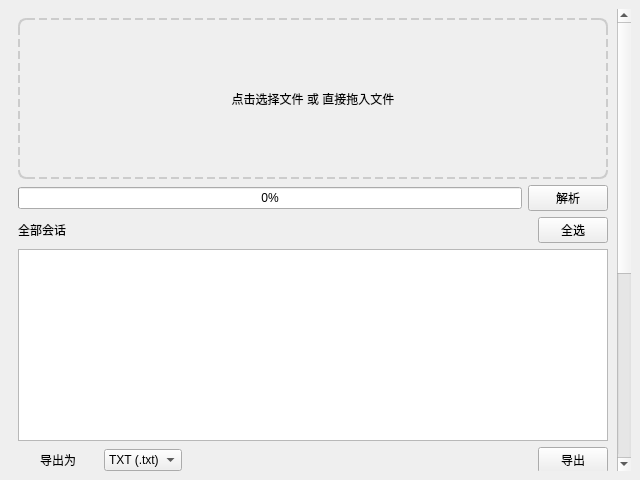
<?xml version="1.0" encoding="UTF-8"?>
<ui version="4.0">
 <class>MainWindow</class>
 <widget class="QMainWindow" name="MainWindow">
  <property name="geometry">
   <rect>
    <x>0</x>
    <y>0</y>
    <width>640</width>
    <height>480</height>
   </rect>
  </property>
  <property name="windowTitle">
   <string>DeepSeek对话解析器</string>
  </property>
  <widget class="QWidget" name="centralwidget">
   <layout class="QHBoxLayout" name="horizontalLayout_3" stretch="0">
    <property name="spacing">
     <number>0</number>
    </property>
    <property name="sizeConstraint">
     <enum>QLayout::SizeConstraint::SetDefaultConstraint</enum>
    </property>
    <item>
     <widget class="QScrollArea" name="scrollArea">
      <property name="frameShape">
       <enum>QFrame::Shape::NoFrame</enum>
      </property>
      <property name="widgetResizable">
       <bool>true</bool>
      </property>
      <widget class="QWidget" name="scrollAreaWidgetContents">
       <property name="geometry">
        <rect>
         <x>0</x>
         <y>-300</y>
         <width>610</width>
         <height>800</height>
        </rect>
       </property>
       <property name="minimumSize">
        <size>
         <width>0</width>
         <height>800</height>
        </size>
       </property>
       <layout class="QVBoxLayout" name="verticalLayout_3" stretch="2,0,0,4">
        <item>
         <widget class="AddFileBox" name="FileBox">
          <property name="styleSheet">
           <string notr="true">QGroupBox{
border : 2px dashed #cccccc;
border-radius: 8px;
}</string>
          </property>
          <property name="title">
           <string/>
          </property>
          <layout class="QHBoxLayout" name="horizontalLayout_4">
           <item>
            <widget class="QLabel" name="FilelistLabel">
             <property name="text">
              <string>点击选择文件 或 直接拖入文件</string>
             </property>
             <property name="alignment">
              <set>Qt::AlignmentFlag::AlignCenter</set>
             </property>
            </widget>
           </item>
          </layout>
         </widget>
        </item>
        <item>
         <layout class="QHBoxLayout" name="horizontalLayout_2">
          <item>
           <widget class="QProgressBar" name="parsing_progress">
            <property name="value">
             <number>0</number>
            </property>
           </widget>
          </item>
          <item alignment="Qt::AlignmentFlag::AlignRight|Qt::AlignmentFlag::AlignVCenter">
           <widget class="QPushButton" name="parse">
            <property name="text">
             <string>解析</string>
            </property>
           </widget>
          </item>
         </layout>
        </item>
        <item>
         <widget class="QFrame" name="session_section">
          <property name="frameShape">
           <enum>QFrame::Shape::NoFrame</enum>
          </property>
          <property name="frameShadow">
           <enum>QFrame::Shadow::Raised</enum>
          </property>
          <layout class="QVBoxLayout" name="verticalLayout_5">
           <property name="spacing">
            <number>6</number>
           </property>
           <property name="leftMargin">
            <number>0</number>
           </property>
           <property name="topMargin">
            <number>0</number>
           </property>
           <property name="rightMargin">
            <number>0</number>
           </property>
           <property name="bottomMargin">
            <number>0</number>
           </property>
           <item>
            <layout class="QHBoxLayout" name="FuncBar" stretch="0,0,0">
             <item>
              <widget class="QLabel" name="label">
               <property name="text">
                <string>全部会话</string>
               </property>
               <property name="alignment">
                <set>Qt::AlignmentFlag::AlignRight|Qt::AlignmentFlag::AlignTrailing|Qt::AlignmentFlag::AlignVCenter</set>
               </property>
               <property name="margin">
                <number>1</number>
               </property>
               <property name="indent">
                <number>50</number>
               </property>
              </widget>
             </item>
             <item>
              <spacer name="horizontalSpacer">
               <property name="orientation">
                <enum>Qt::Orientation::Horizontal</enum>
               </property>
               <property name="sizeHint" stdset="0">
                <size>
                 <width>40</width>
                 <height>20</height>
                </size>
               </property>
              </spacer>
             </item>
             <item>
              <widget class="QPushButton" name="s_allcheck">
               <property name="sizePolicy">
                <sizepolicy hsizetype="Fixed" vsizetype="Fixed">
                 <horstretch>0</horstretch>
                 <verstretch>0</verstretch>
                </sizepolicy>
               </property>
               <property name="maximumSize">
                <size>
                 <width>70</width>
                 <height>16777215</height>
                </size>
               </property>
               <property name="text">
                <string>全选</string>
               </property>
              </widget>
             </item>
            </layout>
           </item>
           <item>
            <widget class="QListWidget" name="session_list">
             <property name="styleSheet">
              <string notr="true"/>
             </property>
            </widget>
           </item>
           <item>
            <layout class="QHBoxLayout" name="exportBar" stretch="0,0,0,0">
             <item>
              <widget class="QLabel" name="label_2">
               <property name="minimumSize">
                <size>
                 <width>80</width>
                 <height>0</height>
                </size>
               </property>
               <property name="text">
                <string>导出为</string>
               </property>
               <property name="alignment">
                <set>Qt::AlignmentFlag::AlignCenter</set>
               </property>
              </widget>
             </item>
             <item>
              <widget class="QComboBox" name="ExportFile_format">
               <item>
                <property name="text">
                 <string>TXT (.txt)</string>
                </property>
               </item>
              </widget>
             </item>
             <item>
              <spacer name="horizontalSpacer_2">
               <property name="orientation">
                <enum>Qt::Orientation::Horizontal</enum>
               </property>
               <property name="sizeHint" stdset="0">
                <size>
                 <width>40</width>
                 <height>20</height>
                </size>
               </property>
              </spacer>
             </item>
             <item alignment="Qt::AlignmentFlag::AlignRight">
              <widget class="QPushButton" name="export">
               <property name="maximumSize">
                <size>
                 <width>70</width>
                 <height>16777215</height>
                </size>
               </property>
               <property name="text">
                <string>导出</string>
               </property>
              </widget>
             </item>
            </layout>
           </item>
          </layout>
         </widget>
        </item>
        <item>
         <widget class="QGroupBox" name="setting">
          <property name="title">
           <string>自定义配置项</string>
          </property>
          <layout class="QVBoxLayout" name="verticalLayout_2" stretch="2,0,3">
           <property name="spacing">
            <number>6</number>
           </property>
           <property name="leftMargin">
            <number>5</number>
           </property>
           <property name="topMargin">
            <number>5</number>
           </property>
           <property name="rightMargin">
            <number>5</number>
           </property>
           <property name="bottomMargin">
            <number>5</number>
           </property>
           <item>
            <layout class="QVBoxLayout" name="FileSetting" stretch="1,1,1">
             <item>
              <layout class="QHBoxLayout" name="ExpPath" stretch="0,0,0">
               <property name="spacing">
                <number>6</number>
               </property>
               <item>
                <widget class="QLabel" name="label_6">
                 <property name="text">
                  <string>导出位置</string>
                 </property>
                </widget>
               </item>
               <item>
                <widget class="QLineEdit" name="ExportFile_path">
                 <property name="text">
                  <string>C:\Users\admin\Desktop\</string>
                 </property>
                </widget>
               </item>
               <item>
                <widget class="QPushButton" name="Browse">
                 <property name="text">
                  <string>浏览..</string>
                 </property>
                </widget>
               </item>
              </layout>
             </item>
             <item>
              <layout class="QHBoxLayout" name="ExpName" stretch="0,1,2">
               <property name="spacing">
                <number>12</number>
               </property>
               <item>
                <widget class="QLabel" name="label_5">
                 <property name="text">
                  <string>导出文件名称</string>
                 </property>
                </widget>
               </item>
               <item>
                <widget class="QComboBox" name="ExportFile_NamingFormat">
                 <item>
                  <property name="text">
                   <string>按导出时间</string>
                  </property>
                 </item>
                 <item>
                  <property name="text">
                   <string>自定义</string>
                  </property>
                 </item>
                </widget>
               </item>
               <item>
                <widget class="QLineEdit" name="ExportFile_name">
                 <property name="inputMask">
                  <string/>
                 </property>
                 <property name="placeholderText">
                  <string>选项为 [自定义] 时使用此名称</string>
                 </property>
                </widget>
               </item>
              </layout>
             </item>
             <item>
              <layout class="QHBoxLayout" name="ExpSessionFile" stretch="0,0">
               <property name="spacing">
                <number>6</number>
               </property>
               <item>
                <widget class="QRadioButton" name="merge_session_1">
                 <property name="text">
                  <string>将选中的会话导出在一个文件内</string>
                 </property>
                 <property name="checked">
                  <bool>false</bool>
                 </property>
                 <property name="autoRepeat">
                  <bool>false</bool>
                 </property>
                 <attribute name="buttonGroup">
                  <string notr="true">Merge_sessions</string>
                 </attribute>
                </widget>
               </item>
               <item>
                <widget class="QRadioButton" name="merge_session_0">
                 <property name="text">
                  <string>将选中的会话分别导出为单独的文件</string>
                 </property>
                 <property name="checked">
                  <bool>true</bool>
                 </property>
                 <attribute name="buttonGroup">
                  <string notr="true">Merge_sessions</string>
                 </attribute>
                </widget>
               </item>
              </layout>
             </item>
            </layout>
           </item>
           <item>
            <widget class="Line" name="line">
             <property name="orientation">
              <enum>Qt::Orientation::Horizontal</enum>
             </property>
            </widget>
           </item>
           <item>
            <layout class="QVBoxLayout" name="TextSetting" stretch="1,1,1">
             <property name="spacing">
              <number>9</number>
             </property>
             <item>
              <layout class="QHBoxLayout" name="check1">
               <item>
                <widget class="QCheckBox" name="Is_show_AISearch">
                 <property name="text">
                  <string>是否包含AI搜索的网页资料信息</string>
                 </property>
                 <property name="checked">
                  <bool>true</bool>
                 </property>
                 <property name="autoExclusive">
                  <bool>false</bool>
                 </property>
                 <property name="tristate">
                  <bool>false</bool>
                 </property>
                 <attribute name="buttonGroup">
                  <string notr="true">Show_items</string>
                 </attribute>
                </widget>
               </item>
               <item>
                <widget class="QCheckBox" name="Is_show_AIThink">
                 <property name="text">
                  <string>是否包含AI的思考内容</string>
                 </property>
                 <property name="checked">
                  <bool>true</bool>
                 </property>
                 <property name="autoExclusive">
                  <bool>false</bool>
                 </property>
                 <property name="tristate">
                  <bool>false</bool>
                 </property>
                 <attribute name="buttonGroup">
                  <string notr="true">Show_items</string>
                 </attribute>
                </widget>
               </item>
              </layout>
             </item>
             <item>
              <layout class="QHBoxLayout" name="check2">
               <item>
                <widget class="QCheckBox" name="Is_show_UserFile">
                 <property name="text">
                  <string>是否包含用户引用的文件信息</string>
                 </property>
                 <property name="checked">
                  <bool>true</bool>
                 </property>
                 <property name="autoExclusive">
                  <bool>false</bool>
                 </property>
                 <property name="tristate">
                  <bool>false</bool>
                 </property>
                 <attribute name="buttonGroup">
                  <string notr="true">Show_items</string>
                 </attribute>
                </widget>
               </item>
               <item>
                <widget class="QCheckBox" name="Is_show_MsgTime">
                 <property name="text">
                  <string>是否包含消息时间戳</string>
                 </property>
                 <property name="autoExclusive">
                  <bool>false</bool>
                 </property>
                 <property name="tristate">
                  <bool>false</bool>
                 </property>
                 <attribute name="buttonGroup">
                  <string notr="true">Show_items</string>
                 </attribute>
                </widget>
               </item>
              </layout>
             </item>
             <item>
              <layout class="QHBoxLayout" name="horizontalLayout" stretch="0,1">
               <item>
                <layout class="QHBoxLayout" name="speaker_name" stretch="1,1">
                 <property name="spacing">
                  <number>15</number>
                 </property>
                 <item>
                  <layout class="QHBoxLayout" name="UserName">
                   <property name="spacing">
                    <number>5</number>
                   </property>
                   <item>
                    <widget class="QLabel" name="label_3">
                     <property name="text">
                      <string>用户代称</string>
                     </property>
                    </widget>
                   </item>
                   <item>
                    <widget class="QLineEdit" name="user_name">
                     <property name="text">
                      <string>User</string>
                     </property>
                    </widget>
                   </item>
                  </layout>
                 </item>
                 <item>
                  <layout class="QHBoxLayout" name="AIName">
                   <property name="spacing">
                    <number>5</number>
                   </property>
                   <item>
                    <widget class="QLabel" name="label_4">
                     <property name="text">
                      <string>AI代称</string>
                     </property>
                    </widget>
                   </item>
                   <item>
                    <widget class="QLineEdit" name="ai_name">
                     <property name="text">
                      <string>AI</string>
                     </property>
                    </widget>
                   </item>
                  </layout>
                 </item>
                </layout>
               </item>
               <item>
                <layout class="QHBoxLayout" name="Indent" stretch="0,0">
                 <property name="spacing">
                  <number>12</number>
                 </property>
                 <item>
                  <widget class="QLabel" name="label_7">
                   <property name="text">
                    <string>缩进符</string>
                   </property>
                   <property name="alignment">
                    <set>Qt::AlignmentFlag::AlignRight|Qt::AlignmentFlag::AlignTrailing|Qt::AlignmentFlag::AlignVCenter</set>
                   </property>
                  </widget>
                 </item>
                 <item>
                  <widget class="QComboBox" name="Indent_text">
                   <item>
                    <property name="text">
                     <string>双空格 &quot;  &quot; (默认)</string>
                    </property>
                   </item>
                   <item>
                    <property name="text">
                     <string>减号 &quot;- &quot;</string>
                    </property>
                   </item>
                   <item>
                    <property name="text">
                     <string>加号 &quot;+ &quot;</string>
                    </property>
                   </item>
                   <item>
                    <property name="text">
                     <string>无缩进</string>
                    </property>
                   </item>
                  </widget>
                 </item>
                </layout>
               </item>
              </layout>
             </item>
            </layout>
           </item>
          </layout>
         </widget>
        </item>
       </layout>
      </widget>
     </widget>
    </item>
   </layout>
  </widget>
 </widget>
 <customwidgets>
  <customwidget>
   <class>AddFileBox</class>
   <extends>QGroupBox</extends>
   <header location="global">custom_widgets</header>
   <container>1</container>
  </customwidget>
 </customwidgets>
 <resources/>
 <connections/>
 <buttongroups>
  <buttongroup name="Show_items">
   <property name="exclusive">
    <bool>false</bool>
   </property>
  </buttongroup>
  <buttongroup name="Merge_sessions"/>
 </buttongroups>
</ui>
